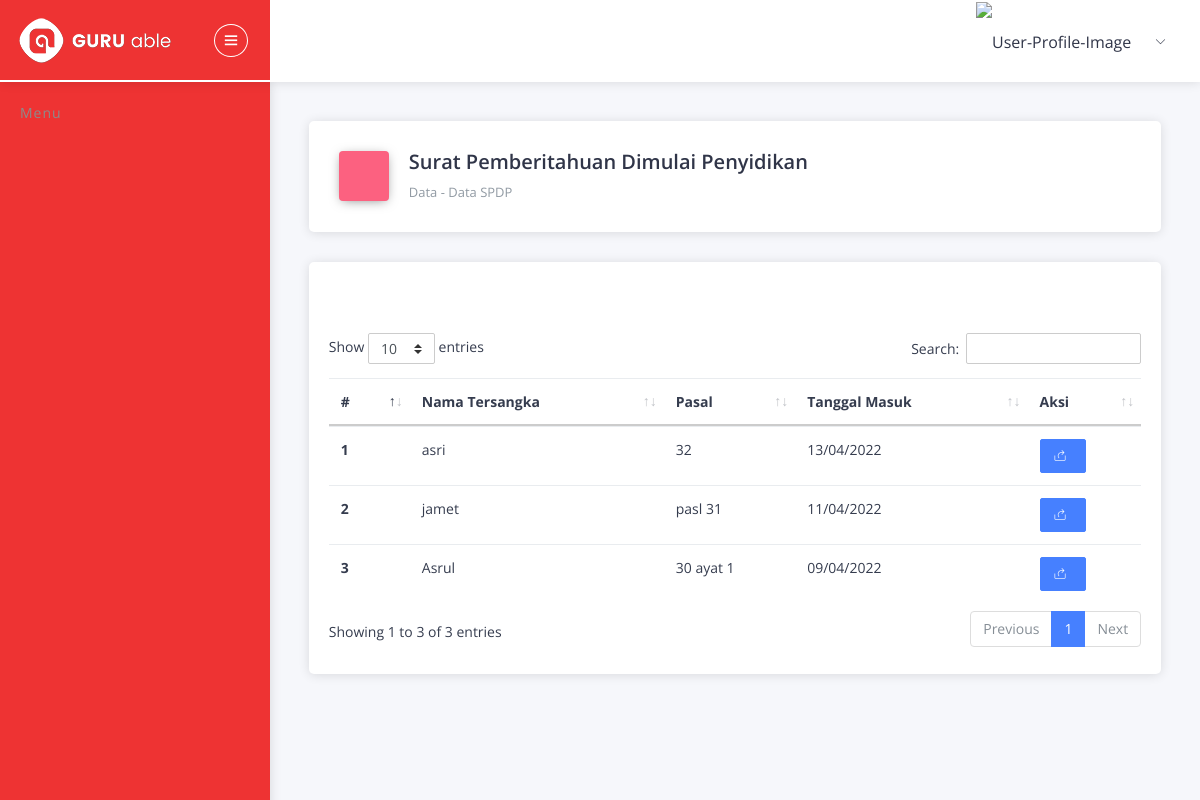
The app's page /index.php/user/waka, older data.
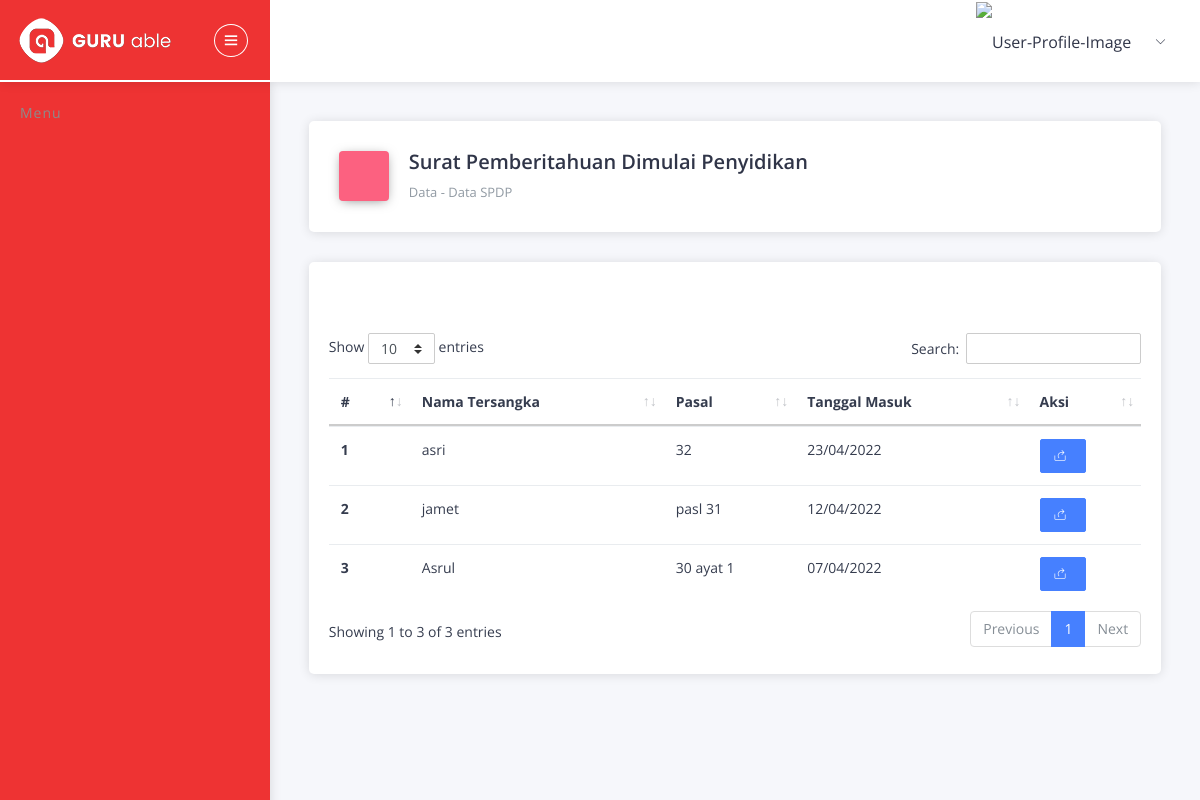
The same page, newer data.
### tables this page shows
CREATE TABLE IF NOT EXISTS `data_pelapor` (
  `id` int(5) NOT NULL AUTO_INCREMENT,
  `penyidik` int(5) DEFAULT NULL,
  `nama_tersangka` varchar(255) DEFAULT NULL,
  `pasal` varchar(255) DEFAULT NULL,
  `jpu` int(5) DEFAULT NULL,
  `kasi` int(5) DEFAULT NULL,
  `aspidum` int(5) DEFAULT NULL,
  `tgl` date DEFAULT NULL,
  `status` enum('y','n') DEFAULT NULL,
  PRIMARY KEY (`id`)
);

### application/controllers/User.php (called while the page is built, shortened)
<?php
class User extends CI_Controller
{
    public function __construct()
    {
        $this->load->model('User_model');
        $this->load->model('Spdp_model');
    }
    public function waka()
    {
        $id = $this->session->userdata('id_user');
        $data['spdp'] = $this->User_model->getWakaById($id);
        $this->load->view('template/atas');
        $this->load->view('user/v_wakajati', $data);
        $this->load->view('template/bawah');
    }
}

### index.php (called while the page is built, shortened)
<?php
require_once BASEPATH.'core/CodeIgniter.php';

### application/models/User_model.php (called while the page is built, shortened)
<?php
class User_model extends CI_model
{
    public function getWakaById($id)
    {
        $this->db->select('*');
        $this->db->from('data_pelapor');
        $this->db->order_by('tgl', 'DESC');
        $this->db->where('data_pelapor.waka', $id);
        $query = $this->db->get();
        return $query->result_array();
    }
}

### application/views/user/v_wakajati.php (the view, shortened to what the changed rows need)
<div class="pcoded-content">
    <div class="pcoded-inner-content">
        <div class="main-body">
            <div class="page-wrapper">
                <div class="page-body">
                    <div class="row">
                        <div class="col-sm-12">
                            <div class="card">
                                <div class="card-block">
                                    <br>
                                    <div class="card-block table-border-style">
                                        <div class="table-responsive">
                                            <table id="example" class="table">
                                                <thead>
                                                    <tr>
                                                        <th>#</th>
                                                        <th>Nama Tersangka</th>
                                                        <th>Pasal</th>
                                                        <th>Tanggal Masuk</th>
                                                        <th>Aksi</th>
                                                    </tr>
                                                </thead>
                                                <tbody>
                                                    <?php $no = 1;
                                                    foreach ($spdp as $value) : ?>
                                                        <tr>
                                                            <th scope="row"><?= $no++ ?></th>
                                                            <td><?= $value['nama_tersangka'] ?></td>
                                                            <td><?= $value['pasal'] ?></td>
                                                            <td><?= date("d/m/Y", strtotime($value['tgl'])); ?></td>
                                                            <td>
                                                                <?php
                                                                $id = $value['id'];
                                                                $sql2 = "SELECT id, tgl FROM data_pelapor WHERE  id=$id && s1='y' && berkas='Belum' && jexposes = 0";
                                                                $query2 = $this->db->query($sql2);
                                                                $sql3 = "SELECT id, tgl FROM data_pelapor WHERE  id=$id && s1='y' && t2 = 'Sudah'";
                                                                $query3 = $this->db->query($sql3);
                                                                $sql21 = "SELECT id, tgl FROM data_pelapor WHERE  id=$id && s1='y' && berkas='Expose' && jexposes = 0";
                                                                $query21 = $this->db->query($sql21);
                                                                $tidak = "SELECT id, tgl FROM data_pelapor WHERE  id=$id && s1='y' && berkas='Sudah' && exposes='Sudah'";
                                                                $queryt = $this->db->query($tidak);
                                                                $tidak2 = "SELECT id, tgl FROM data_pelapor WHERE  id=$id && s1='y' && berkas='Expose' && jexposes > 0";
                                                                $queryt2 = $this->db->query($tidak2);
                                                                $sqlwait = "SELECT id, tgl FROM data_pelapor WHERE  id=$id && s1='n' OR s1='y' && berkas='Proses' ";
                                                                $wait = $this->db->query($sqlwait);
                                                                $sql4 = "SELECT id, tgl FROM data_pelapor WHERE  id=$id && s1='n' && berkas='Proses' && p17 ='Sudah' ";
                                                                $wait4 = $this->db->query($sql4);
                                                                if ($query2->num_rows() > 0) { ?>
                                                                    <a href="<?= base_url() ?>user/wexposes/<?= $value['id']; ?>" class="btn btn-primary btn-sm">
                                                                        <i class="ti-share">Exposes</i>
                                                                    </a>
                                                                    <?php
                                                                } elseif ($query21->num_rows() > 0) { ?>
                                                                    <a href="<?= base_url() ?>user/wexposes/<?= $value['id']; ?>" class="btn btn-primary btn-sm">
                                                                        <i class="ti-share">Exposes</i>
                                                                    <?php
                                                                } elseif ($queryt->num_rows() > 0) { ?>
                                                                    Selesai
                                                                    <?php
                                                                } elseif ($queryt2->num_rows() > 0) { ?>
                                                                    Selesai
                                                                    <?php
                                                                } elseif ($query3->num_rows() > 0) { ?>
                                                                    Selesai
                                                                    <?php
                                                                } elseif ($wait4->num_rows() > 0) { ?>
                                                                    Selesai
                                                                    <?php
                                                                } elseif ($wait->num_rows() > 0) { ?>
                                                                    Menunggu Proses
                                                                <?php } else { ?>
                                                                    <a href="<?= base_url() ?>user/w1/<?= $value['id']; ?>" class="btn btn-primary btn-sm">
                                                                        <i class="ti-share"></i>
                                                                    </a>
                                                                <?php
                                                                }
                                                                ?>
                                                            </td>
                                                        </tr>
                                                    <?php endforeach ?>
                                                </tbody>
                                            </table>
                                        </div>
                                    </div>
                                </div>
                            </div>
                        </div>
                    </div>
                </div>
            </div>
        </div>
    </div>
</div>

Row changes from the older to the newer data that the page shows:
changed data_pelapor "asri": tgl "13/04/2022" → "23/04/2022"
changed data_pelapor "jamet": tgl "11/04/2022" → "12/04/2022"
changed data_pelapor "Asrul": tgl "09/04/2022" → "07/04/2022"
